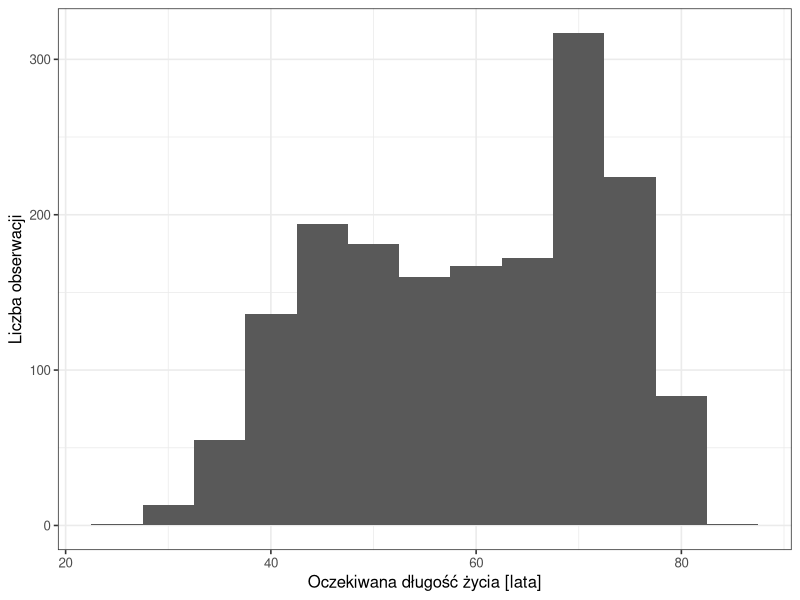
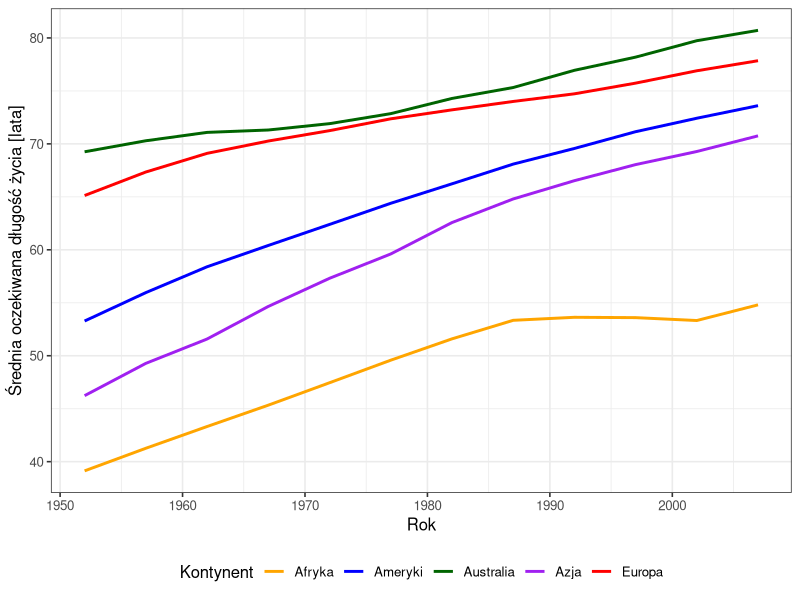

Write the R code that produced these figures, in order.
## ---- chunk 1
#| label: dane
# pakiety i dane
library(tidyverse)

dane <- read.csv("dane/gapminder_regions.csv", encoding = "UTF-8") |>
  mutate(across(where(is.character), as.factor))
## ---- chunk 2
#| label: tbl-swiat
#| tbl-cap: "Statystyki opisowe oczekiwanej długości życia, 1704 obserwacje, 1952–2007 [lata; współczynnik zmienności: %]"
# miary położenia i zmienności
dane |>
  summarise(minimum = min(lifeExp),
            q1 = quantile(lifeExp, 0.25),
            mediana = median(lifeExp),
            srednia = mean(lifeExp),
            q3 = quantile(lifeExp, 0.75),
            maksimum = max(lifeExp),
            odch_std = sd(lifeExp),
            wsp_zmiennosci = sd(lifeExp) / mean(lifeExp) * 100) |>
  knitr::kable(digits = 1,
               col.names = c("Minimum", "Pierwszy kwartyl", "Mediana", "Średnia",
                             "Trzeci kwartyl", "Maksimum", "Odchylenie standardowe",
                             "Współczynnik zmienności"))
## ---- chunk 3
#| label: fig-histogram
#| fig-cap: "Rozkład oczekiwanej długości życia, 142 kraje, lata 1952–2007"
#| fig-width: 7
#| fig-height: 4
# histogram, przedziały o szerokości 5 lat
ggplot(dane, aes(x = lifeExp)) +
  geom_histogram(binwidth = 5) +
  labs(x = "Oczekiwana długość życia [lata]", y = "Liczba obserwacji") +
  theme_bw(base_size = 12)
## ---- chunk 4
#| label: fig-zmiany
#| fig-cap: "Średnia oczekiwana długość życia na kontynentach w latach 1952–2007"
#| fig-width: 7
#| fig-height: 4.5
# linie średnich; osobna linia i kolor dla każdego kontynentu
ggplot(dane, aes(x = year, y = lifeExp, colour = kontynent)) +
  stat_summary(fun = mean, geom = "line", linewidth = 1) +
  scale_colour_manual(values = c("Afryka" = "orange", "Ameryki" = "blue",
                                 "Australia" = "darkgreen", "Azja" = "purple",
                                 "Europa" = "red")) +
  labs(x = "Rok", y = "Średnia oczekiwana długość życia [lata]", colour = "Kontynent") +
  theme_bw(base_size = 12) +
  theme(legend.position = "bottom")
## ---- chunk 5
#| label: tbl-zmiany
#| tbl-cap: "Średnia oczekiwana długość życia na kontynentach w 1952 i 2007 roku oraz przyrost [lata]"
# średnie w 1952 i 2007 roku oraz różnica obliczona z wartości niezaokrąglonych
dane |>
  filter(year %in% c(1952, 2007)) |>
  group_by(kontynent, year) |>
  summarise(srednia = mean(lifeExp), .groups = "drop") |>
  pivot_wider(names_from = year, values_from = srednia, names_prefix = "r") |>
  mutate(przyrost = r2007 - r1952) |>
  knitr::kable(digits = 1, col.names = c("Kontynent", "1952", "2007", "Przyrost"))
